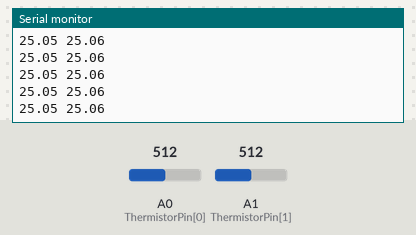
Recording of a sketch running on a simulated Arduino Uno, built with avr-gcc and run on an emulated ATmega328P. Parts: the last lines printed to the serial monitor. The test bench sets the inputs (shaded band); at power-on: A0 (ThermistorPin[0]) = 512, A1 (ThermistorPin[1]) = 512.

Above: at 1.2 s.
1.3 s: A0 (ThermistorPin[0]) set to 716
At 1.33 s:
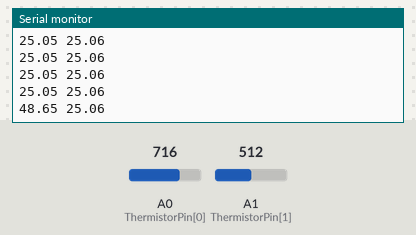
2.8 s: A1 (ThermistorPin[1]) set to 716
At 2.85 s:
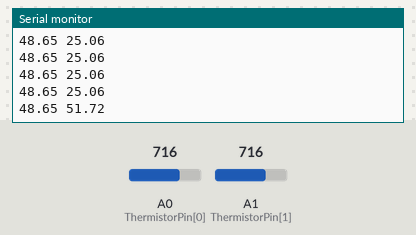
5.8 s: A0 (ThermistorPin[0]) set to 900
At 5.8 s:
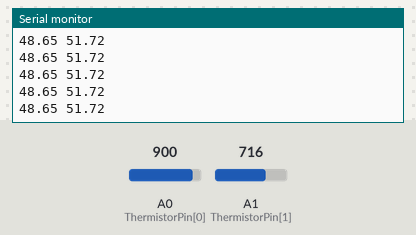
7.3 s: A1 (ThermistorPin[1]) set to 900
At 7.32 s:
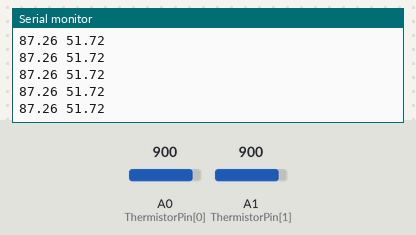
Timing chart, 0 to 9.8 s (numbered marks = the images above; inputs shaded):
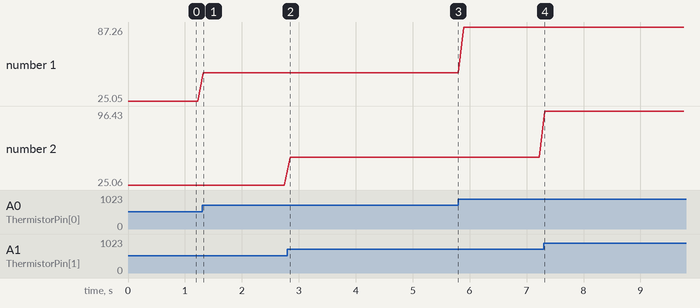

Measured:
- after the input at 1.3 s, the serial monitor: prints a new line at once (image 1)
- after the input at 2.8 s, the serial monitor: prints a new line after 0.05 s (image 2)
- plotted number 1: 25.05 → 48.65 after the input at 1.3 s, 48.65 → 87.26 after the input at 5.8 s
- plotted number 2: 25.06 → 51.72 after the input at 2.8 s, 51.72 → 96.43 after the input at 7.3 s

The sketch:

arduinoTemp.ino
```cpp
// Voltage is read between the NTC and another resistor of known resistance
int ThermistorPin[3] = {A0,A1,A2};
float V1;

// Input to the voltage divider; known from the Arduino 5V pin
float Vin = 5.0;

// Known resistance for voltage divider
float R0 = 10000.;

float logR1, R1;
float R01 = 10980.;
float c2 = 295.95;
float T[3];
float c1 = 298.15, b1=3070., b2 = 3380.;

void setup() {
Serial.begin(9600);
}
void gettemp(){
    // analogRead gives a scaled value between 0 and 1023
    V1=(5./1023.0)*analogRead(ThermistorPin[0]);
    R1 = R0 * (Vin/V1 - 1.0);
    logR1 = log(R1/R0);
    T[0] = (1.0 / (1/c1 + ((1/3435.)*logR1)))-273.15;

    V1=(5./1023.0)*analogRead(ThermistorPin[1]);
    R1 = R0 * (Vin/V1 - 1.0);
    logR1 = log(R1/R0);
    T[1] = (1.0 / (1/c1 + ((1/b1)*logR1)))-273.15;

    //V1=(5./1023.0)*analogRead(ThermistorPin[2]);
    //R1 = R0 * (Vin/V1 - 1.0);
    //logR1 = log(R1/R0);
    //T[2] = (1.0 /(1/c1 + ((1/b2)*logR1))) - 273.15;
}

void loop() {
  gettemp();
  Serial.print(T[0]);
  Serial.print(" ");
  Serial.print(T[1]);
  Serial.print("\n");
  delay(100);
}
```
